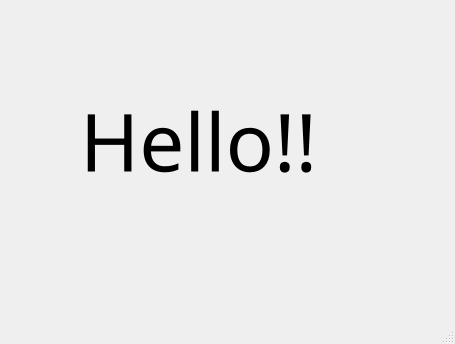
<?xml version="1.0" encoding="UTF-8"?>
<ui version="4.0">
 <class>SecondWindow</class>
 <widget class="QMainWindow" name="SecondWindow">
  <property name="geometry">
   <rect>
    <x>0</x>
    <y>0</y>
    <width>455</width>
    <height>344</height>
   </rect>
  </property>
  <property name="windowTitle">
   <string>Second Window</string>
  </property>
  <widget class="QWidget" name="centralwidget">
   <widget class="QLabel" name="label">
    <property name="geometry">
     <rect>
      <x>80</x>
      <y>50</y>
      <width>311</width>
      <height>181</height>
     </rect>
    </property>
    <property name="font">
     <font>
      <family>Lucida Calligraphy</family>
      <pointsize>60</pointsize>
     </font>
    </property>
    <property name="text">
     <string>Hello!!</string>
    </property>
   </widget>
  </widget>
  <widget class="QMenuBar" name="menubar">
   <property name="geometry">
    <rect>
     <x>0</x>
     <y>0</y>
     <width>455</width>
     <height>21</height>
    </rect>
   </property>
  </widget>
  <widget class="QStatusBar" name="statusbar"/>
 </widget>
 <resources/>
 <connections/>
</ui>
